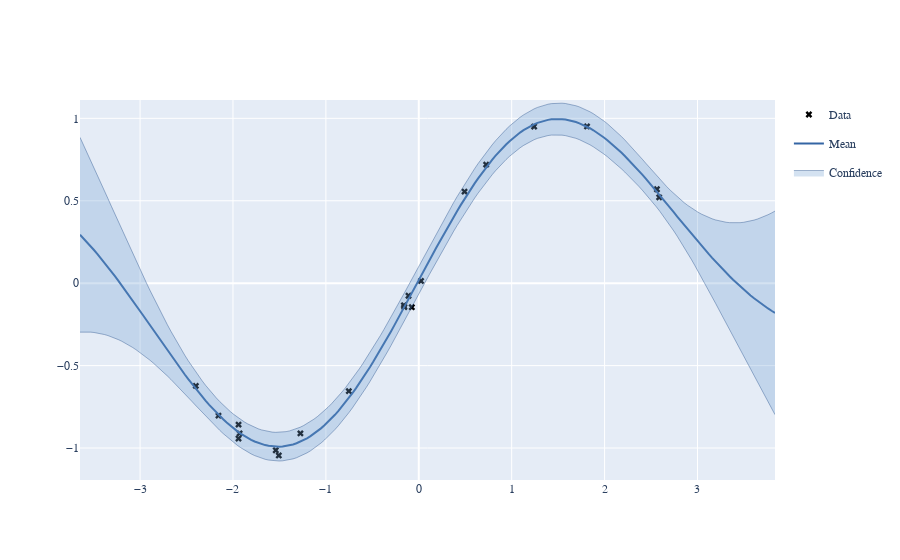

Source (notebook cell):
### Code cell
display(m)
import plotly.graph_objects as go

# Display model parameters
display(m)
# Create the GP plot
fig = m.plot()
# Convert to plotly figure and show
fig_plotly = go.Figure(fig[0])
fig_plotly.show()

### Figure 1 — Plotly figure (JSON) as saved in the notebook; plotly's stock layout.template omitted (floating-point values rounded to 4 significant figures; data arrays with more than 128 entries replaced by an {"elided": "..."} marker saying what was removed)
{"data": [{"marker": {"color": "black", "symbol": "x"}, "mode": "markers", "name": "Data", "showlegend": true, "type": "scatter", "x": [2.588, -1.929, 2.564, -2.4, -1.94, -1.539, 1.242, -0.07524, -0.7529, 0.4927, -1.507, -1.274, 0.7252, 1.811, -1.94, -0.1552, -2.156, 0.02421, -0.1601, -0.1104], "xaxis": "x", "y": [0.5206, -0.9113, 0.5698, -0.6232, -0.858, -1.014, 0.9503, -0.1457, -0.6551, 0.5556, -1.045, -0.9114, 0.7194, 0.9506, -0.9425, -0.1444, -0.8035, 0.01362, -0.1342, -0.07635], "yaxis": "y"}, {"line": {"color": "#3465a4", "width": 2}, "mode": "lines", "name": "Mean", "showlegend": true, "type": "scatter", "x": {"elided": "200 float values"}, "xaxis": "x", "y": {"elided": "200 float values"}, "yaxis": "y"}, {"fillcolor": "rgba(114, 159, 207, 0.3)", "legendgroup": "Confidence_fill_(1,1)", "line": {"color": "#204a87", "width": 0.4}, "mode": "lines", "name": "Confidence", "opacity": 0.3, "showlegend": false, "type": "scatter", "x": {"elided": "200 float values"}, "xaxis": "x", "y": {"elided": "200 float values"}, "yaxis": "y"}, {"fill": "tonextx", "fillcolor": "rgba(114, 159, 207, 0.3)", "legendgroup": "Confidence_fill_(1,1)", "line": {"color": "#204a87", "width": 0.4}, "mode": "lines", "name": "Confidence", "opacity": 0.3, "showlegend": true, "type": "scatter", "x": {"elided": "200 float values"}, "xaxis": "x", "y": {"elided": "200 float values"}, "yaxis": "y"}], "layout": {"font": {"family": "Raleway, sans-serif"}, "showlegend": true, "xaxis": {"anchor": "y", "domain": [0, 1]}, "yaxis": {"anchor": "x", "domain": [0, 1]}}}
